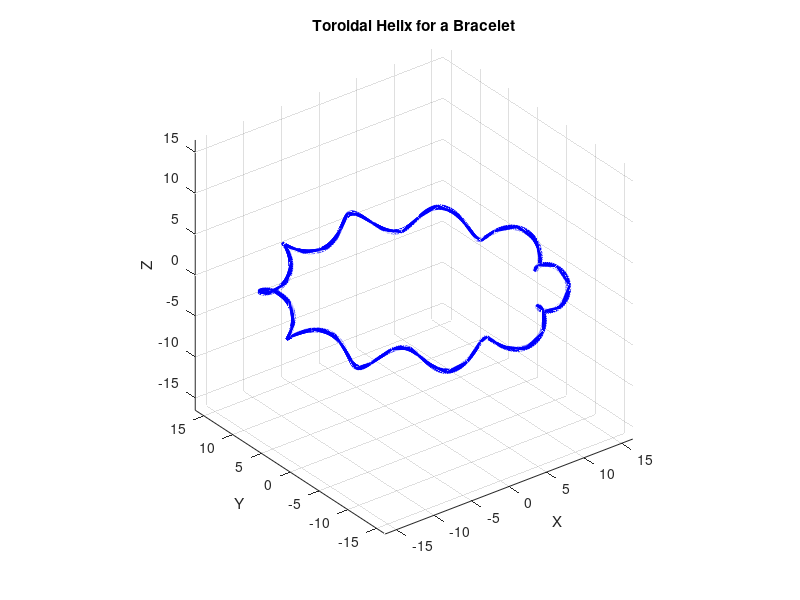

Write MATLAB code to recreate this figure.
% Challenge: Parameterize a curve that will make a nice ring or bracelet. 
% Or, parameterize the curve on this barrel cam or the motion of the follower. 

% totoroisal helix for a bracelent or ring

% parameters 
R = 15;    % Major radius (radius of the ring itself)
r = 3;     % Minor radius (thickness of the ring)
w = 1.5;   % helix width
N = 10;    % # helical loops
n = 500;   % # points

theta = linspace(0, 2*pi*N, n);

% parametric equations 
% ily math stack exchange https://math.stackexchange.com/questions/324527/do-these-equations-create-a-helix-wrapped-into-a-torus#:~:text=Sorted%20by:,%2D%3E%20%7BThick%2C%20Black%7D%5D%5D
x = (R + w * cos(N * theta)) .* cos(theta);
y = (R + w * cos(N * theta)) .* sin(theta);
z = w * sin(N * theta);

% plot the toroidal helix
figure;
plot3(x, y, z, 'b', 'LineWidth', 2);
axis equal;
grid on;
xlabel('X'); ylabel('Y'); zlabel('Z');
title('Toroidal Helix for a Bracelet');
